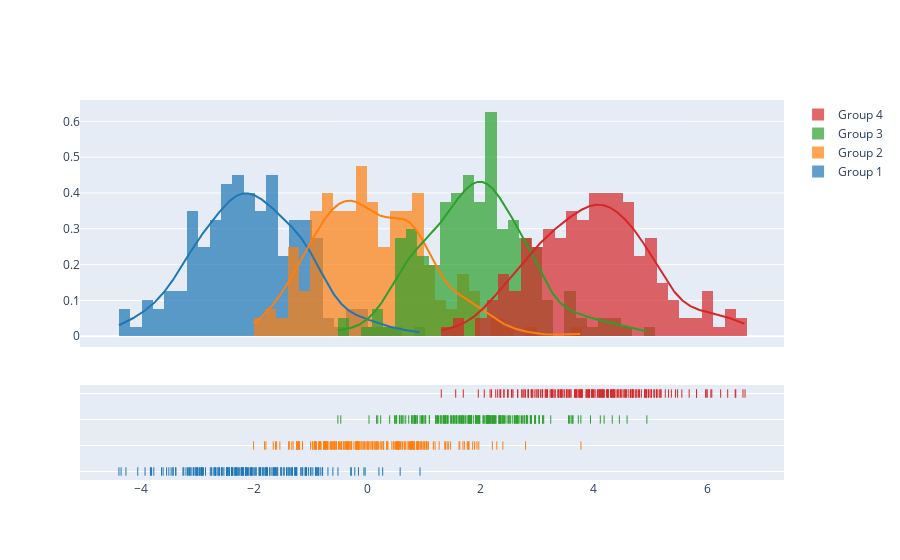

Notebook source saved alongside this figure:
### Code cell
import plotly.figure_factory as ff

# Add histogram data
x1 = np.random.randn(200) - 2
x2 = np.random.randn(200)
x3 = np.random.randn(200) + 2
x4 = np.random.randn(200) + 4

# Group data together
hist_data = [x1, x2, x3, x4]

group_labels = ['Group 1', 'Group 2', 'Group 3', 'Group 4']

# Create distplot with custom bin_size
fig = ff.create_distplot(hist_data, group_labels, bin_size=.2)
fig.show()

### Figure 1 — Plotly figure (JSON) as saved in the notebook; plotly's stock layout.template omitted (floating-point values rounded to 4 significant figures; data arrays with more than 128 entries replaced by an {"elided": "..."} marker saying what was removed)
{"data": [{"autobinx": false, "histnorm": "probability density", "legendgroup": "Group 1", "marker": {"color": "rgb(31, 119, 180)"}, "name": "Group 1", "opacity": 0.7, "type": "histogram", "x": {"elided": "200 float values"}, "xaxis": "x", "xbins": {"end": 0.9303, "size": 0.2, "start": -4.384}, "yaxis": "y"}, {"autobinx": false, "histnorm": "probability density", "legendgroup": "Group 2", "marker": {"color": "rgb(255, 127, 14)"}, "name": "Group 2", "opacity": 0.7, "type": "histogram", "x": {"elided": "200 float values"}, "xaxis": "x", "xbins": {"end": 3.77, "size": 0.2, "start": -2.008}, "yaxis": "y"}, {"autobinx": false, "histnorm": "probability density", "legendgroup": "Group 3", "marker": {"color": "rgb(44, 160, 44)"}, "name": "Group 3", "opacity": 0.7, "type": "histogram", "x": {"elided": "200 float values"}, "xaxis": "x", "xbins": {"end": 4.935, "size": 0.2, "start": -0.5195}, "yaxis": "y"}, {"autobinx": false, "histnorm": "probability density", "legendgroup": "Group 4", "marker": {"color": "rgb(214, 39, 40)"}, "name": "Group 4", "opacity": 0.7, "type": "histogram", "x": {"elided": "200 float values"}, "xaxis": "x", "xbins": {"end": 6.668, "size": 0.2, "start": 1.305}, "yaxis": "y"}, {"legendgroup": "Group 1", "marker": {"color": "rgb(31, 119, 180)"}, "mode": "lines", "name": "Group 1", "showlegend": false, "type": "scatter", "x": {"elided": "500 float values"}, "xaxis": "x", "y": {"elided": "500 float values"}, "yaxis": "y"}, {"legendgroup": "Group 2", "marker": {"color": "rgb(255, 127, 14)"}, "mode": "lines", "name": "Group 2", "showlegend": false, "type": "scatter", "x": {"elided": "500 float values"}, "xaxis": "x", "y": {"elided": "500 float values"}, "yaxis": "y"}, {"legendgroup": "Group 3", "marker": {"color": "rgb(44, 160, 44)"}, "mode": "lines", "name": "Group 3", "showlegend": false, "type": "scatter", "x": {"elided": "500 float values"}, "xaxis": "x", "y": {"elided": "500 float values"}, "yaxis": "y"}, {"legendgroup": "Group 4", "marker": {"color": "rgb(214, 39, 40)"}, "mode": "lines", "name": "Group 4", "showlegend": false, "type": "scatter", "x": {"elided": "500 float values"}, "xaxis": "x", "y": {"elided": "500 float values"}, "yaxis": "y"}, {"legendgroup": "Group 1", "marker": {"color": "rgb(31, 119, 180)", "symbol": "line-ns-open"}, "mode": "markers", "name": "Group 1", "showlegend": false, "type": "scatter", "x": {"elided": "200 float values"}, "xaxis": "x", "y": {"elided": "200 str values"}, "yaxis": "y2"}, {"legendgroup": "Group 2", "marker": {"color": "rgb(255, 127, 14)", "symbol": "line-ns-open"}, "mode": "markers", "name": "Group 2", "showlegend": false, "type": "scatter", "x": {"elided": "200 float values"}, "xaxis": "x", "y": {"elided": "200 str values"}, "yaxis": "y2"}, {"legendgroup": "Group 3", "marker": {"color": "rgb(44, 160, 44)", "symbol": "line-ns-open"}, "mode": "markers", "name": "Group 3", "showlegend": false, "type": "scatter", "x": {"elided": "200 float values"}, "xaxis": "x", "y": {"elided": "200 str values"}, "yaxis": "y2"}, {"legendgroup": "Group 4", "marker": {"color": "rgb(214, 39, 40)", "symbol": "line-ns-open"}, "mode": "markers", "name": "Group 4", "showlegend": false, "type": "scatter", "x": {"elided": "200 float values"}, "xaxis": "x", "y": {"elided": "200 str values"}, "yaxis": "y2"}], "layout": {"barmode": "overlay", "hovermode": "closest", "legend": {"traceorder": "reversed"}, "xaxis": {"anchor": "y2", "domain": [0.0, 1.0], "zeroline": false}, "yaxis": {"anchor": "free", "domain": [0.35, 1], "position": 0.0}, "yaxis2": {"anchor": "x", "domain": [0, 0.25], "dtick": 1, "showticklabels": false}}}
